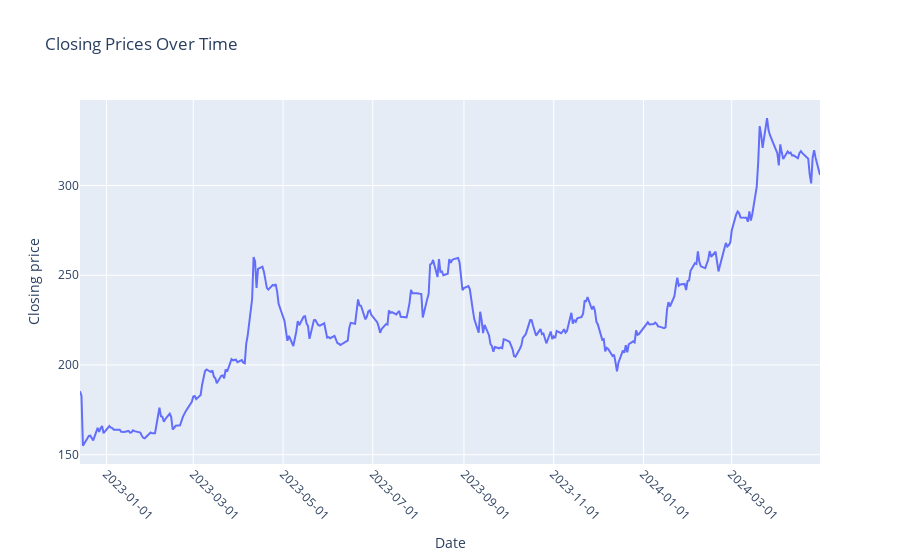

Notebook code cell kept with this figure:
### Code cell
fig = px.line(spec_df, x='Time', y='Close', title='Closing Prices Over Time')
fig.update_layout(xaxis_title='Date', yaxis_title='Closing price', xaxis=dict(tickformat='%Y-%m-%d', tickangle=45))
fig.show()

### Figure 1 — Plotly figure (JSON) as saved in the notebook; plotly's stock layout.template omitted (floating-point values rounded to 4 significant figures; data arrays with more than 128 entries replaced by an {"elided": "..."} marker saying what was removed)
{"data": [{"hovertemplate": "Time=%{x}<br>Close=%{y}<extra></extra>", "legendgroup": "", "line": {"color": "#636efa", "dash": "solid"}, "marker": {"symbol": "circle"}, "mode": "lines", "name": "", "orientation": "v", "showlegend": false, "type": "scatter", "x": {"elided": "351 str values"}, "xaxis": "x", "y": {"elided": "351 float values"}, "yaxis": "y"}], "layout": {"legend": {"tracegroupgap": 0}, "title": {"text": "Closing Prices Over Time"}, "xaxis": {"anchor": "y", "domain": [0, 1], "tickangle": 45, "tickformat": "%Y-%m-%d", "title": {"text": "Date"}}, "yaxis": {"anchor": "x", "domain": [0, 1], "title": {"text": "Closing price"}}}}
